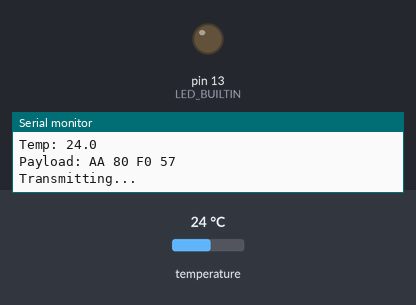
A sketch run on a simulated Arduino Uno, built with avr-gcc and run on an emulated ATmega328P. On the bench: output pins drawn as LEDs (lit = HIGH), the last lines printed to the serial monitor. Inputs (shaded band) come from the test bench; at power-on: temperature 24 °C. Pins used as bus, display or sensor lines are not drawn.

Above: at 7.8 s.
7.9 s: temperature set to 12 °C
At 13.39 s:
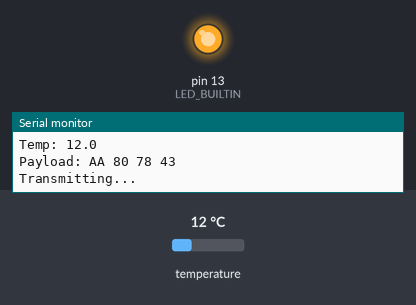
20.6 s: temperature set to 19 °C
Timing chart, 0 to 39.3 s (numbered marks = the images above; inputs shaded):
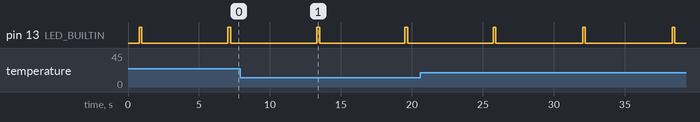

Measured:
- by itself, pin 13 (LED_BUILTIN): alternates HIGH for 0.20 s and LOW for 6.1 s

The sketch:

AcuRite_433_Atmega8.ino
```cpp
// Sensor AcuRite mode 00606TX; Atmega8A 8MHz internal, DS18B20; FS1000A 433MHz;

#include <OneWire.h>
#include <DallasTemperature.h>

#define SYNC_LENGTH  9000  //sygnał synchronizacji??
#define SEP_LENGTH   484   //odstęp
#define BIT1_LENGTH  4000  //długość 1 = 4000us
#define BIT0_LENGTH  2000  //długość 0 = 2000us

#define MESSAGE_SIZE 32
#define LSFR_OFFSET 4

const int TX_PIN = 12;      // Pin nadajnika 433 MHz; PINS: Arduino=12; Atmega8=18
const int DS18B20_PIN = 2;  // Pin czujnika DS18B20; PINS: Arduino=2; Atmega8=4

uint8_t LSFR_sequence[MESSAGE_SIZE] = {0};
byte payload[4];

// Inicjalizacja DS18B20
OneWire oneWire(DS18B20_PIN);
DallasTemperature sensors(&oneWire);

void setup() {
    pinMode(TX_PIN, OUTPUT);
    pinMode(LED_BUILTIN, OUTPUT);
    Serial.begin(115200);

    // Inicjalizacja DS18B20
    sensors.begin();

    Serial.println("Starting transmission...");
}

void loop() {
    Serial.println("Reading temperature...");
    if (generatePayload()) {  // Jeśli udało się pobrać temperaturę
        Serial.println("Transmitting...");
        doTransmission();
    }
    Serial.println("Done. Waiting...");
    delay(4000);  // 4 sekund przerwy
}

bool generatePayload() {
    byte rollingCode = 0xAA;

    // Odczyt temperatury
    sensors.requestTemperatures();
    float tempC = sensors.getTempCByIndex(0);  // Pobranie temperatury w °C

    // Obsługa błędu odczytu
    if (tempC == DEVICE_DISCONNECTED_C) {
        Serial.println("Error: Could not read temperature data!");
        return false;
    }

    // Konwersja temperatury na wartość całkowitą (temp * 10)
    int temperature = (int)(tempC * 10);

    Serial.print("Temp: ");
    Serial.println(tempC, 1);

    unsigned int highByteTemp = (temperature >> 8) & 0x0F;
    unsigned int lowByteTemp = temperature & 0xFF;

    highByteTemp = 0x80 + highByteTemp;  // Battery OK flag

    payload[0] = rollingCode;
    payload[1] = highByteTemp;
    payload[2] = lowByteTemp;
    payload[3] = computeChecksum(3, payload);

    Serial.print("Payload: ");
    for (int i = 0; i < 4; i++) {
        Serial.print(payload[i], HEX);
        Serial.print(" ");
    }
    Serial.println();

    return true;  // Sukces
}

void toggleLED() {
    digitalWrite(LED_BUILTIN, HIGH);
    delay(200);
    digitalWrite(LED_BUILTIN, LOW);
}

void doTransmission() {
    toggleLED();   // burst - ilość powtórzeń
    for (int burst = 1; burst <= 11; burst++) {
        sendPayload();
        sendSync();
    }
}

void sendPayload() {
    for (int i = 0; i < 4; i++) {
        sendByte(payload[i]);
    }
}

void sendByte(byte b) {
    for (int i = 7; i >= 0; i--) {
        sendBit((b >> i) & 1);
    }
}

void sendBit(int val) {
    digitalWrite(TX_PIN, HIGH);
    delayMicroseconds(SEP_LENGTH);

    digitalWrite(TX_PIN, LOW);
    delayMicroseconds(val == 0 ? BIT0_LENGTH : BIT1_LENGTH);
}

void sendSync() {
    digitalWrite(TX_PIN, HIGH);
    delayMicroseconds(SEP_LENGTH);
    digitalWrite(TX_PIN, LOW);
    delayMicroseconds(SYNC_LENGTH);
}

void calculateLSFR() {
    uint8_t reg = 0x7C;
    for (int i = 0; i < MESSAGE_SIZE; i++) {
        uint8_t temp_reg = reg & 0x01;
        reg >>= 1;
        reg |= (temp_reg << 7);
        if (temp_reg) {
            reg ^= 0x18;
        }
        LSFR_sequence[i] = reg;
    }
}

uint8_t combineLSFR(uint8_t len, uint8_t *data) {
    uint8_t hash_reg = 0;
    for (int byte_idx = 0; byte_idx < len; byte_idx++) {
        for (int bit_idx = 7; bit_idx >= 0; bit_idx--) {
            if ((data[byte_idx] >> bit_idx) & 1) {
                hash_reg ^= LSFR_sequence[byte_idx * 8 + (7 - bit_idx) + LSFR_OFFSET];
            }
        }
    }
    return hash_reg;
}

uint8_t computeChecksum(int length, uint8_t *buff) {
    calculateLSFR();
    return combineLSFR(length, buff);
}
```
